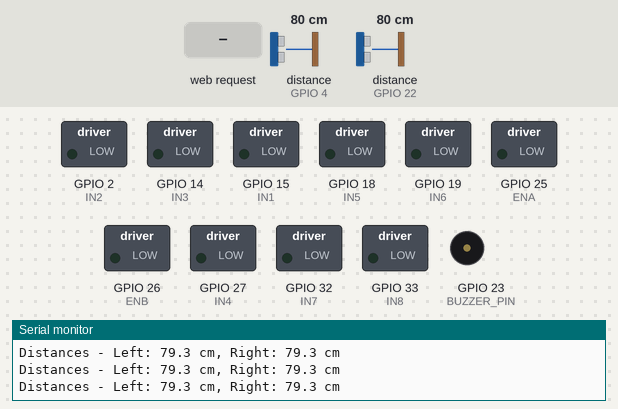
The sketch below on a simulated ESP32. Shown: switched loads named in the sketch (green lamp = pin HIGH), buzzer (waves = sounding, pin HIGH), the last lines printed to the serial monitor. Wiring (inferred from the names in the program): 2 × ultrasonic range finder: trigger GPIO 5, echo GPIO 4 / trigger GPIO 21, echo GPIO 22. Inputs (shaded band) come from the test bench; at power-on: distance to the obstacle (sensors on GPIO 4, GPIO 22) 80 cm. The echo pulse lasts 58.3 µs per cm; WiFi joins after 1.5 s; servers stay silent unless stated; pins used as bus, display or sensor lines are not drawn.

Above: at 2.7 s.
2.8 s: distance to the obstacle (sensor on GPIO 4) set to 2 cm
At 2.94 s:
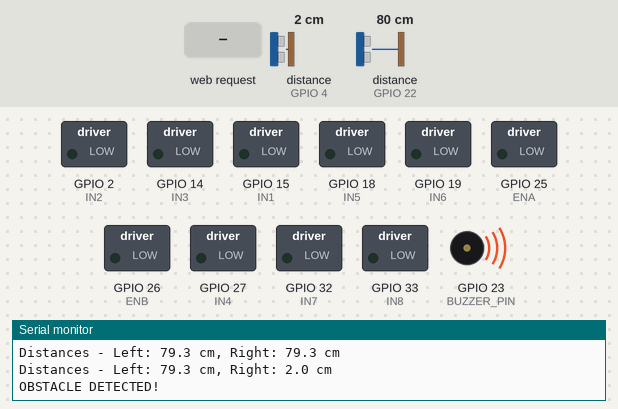
4.9 s: HTTP request GET /reach received
At 5.3 s:
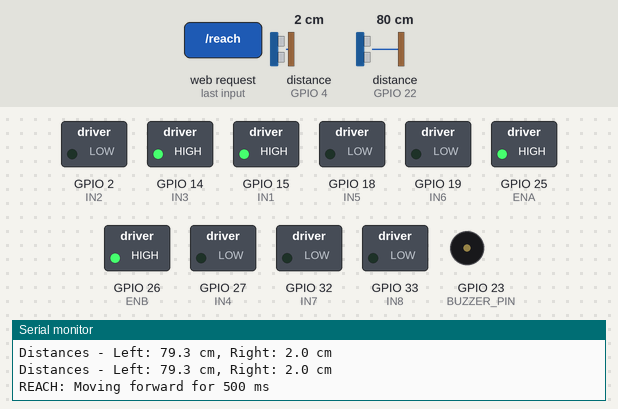
6.9 s: HTTP request GET /on_collecting received
At 8.1 s:
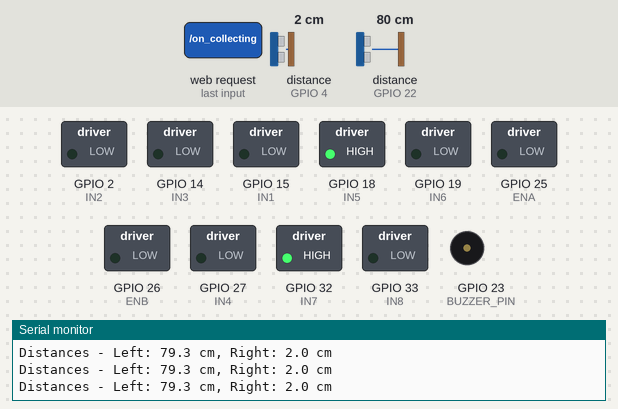
8.4 s: HTTP request GET /final_reach received
At 8.7 s:
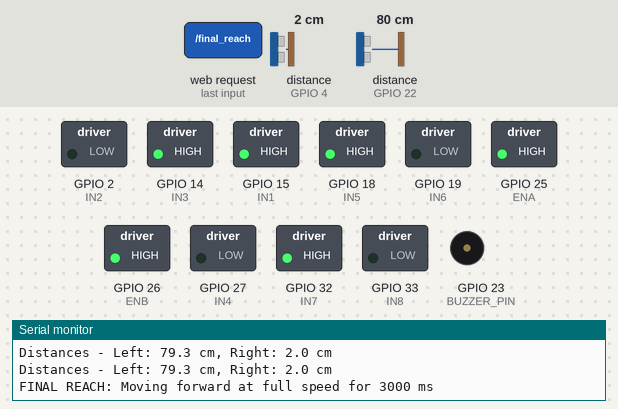
9.9 s: HTTP request GET /move?dir=reverse received
At 11.9 s:
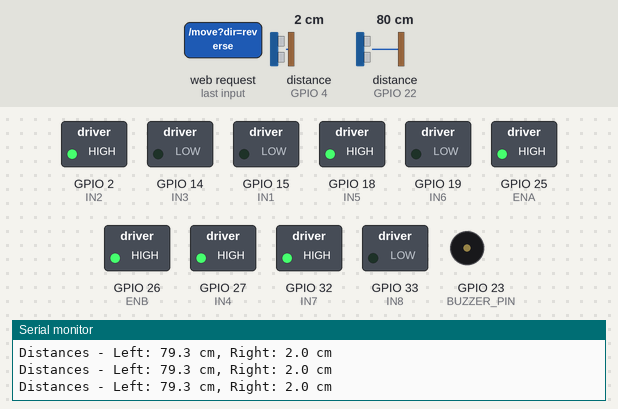
12.9 s: HTTP request GET /move?dir=right received
At 14.0 s:
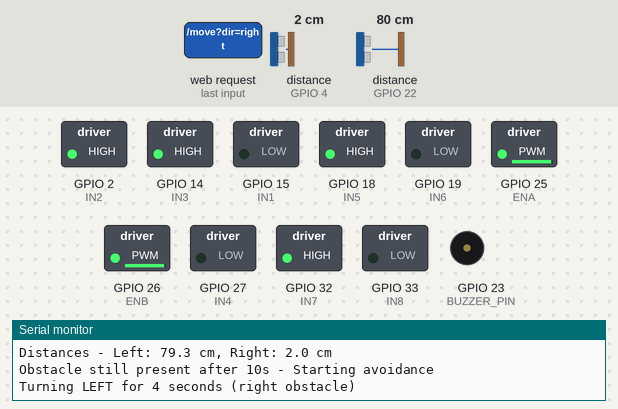
Timing chart, 0 to 23.0 s (numbered marks = the images above; inputs shaded):
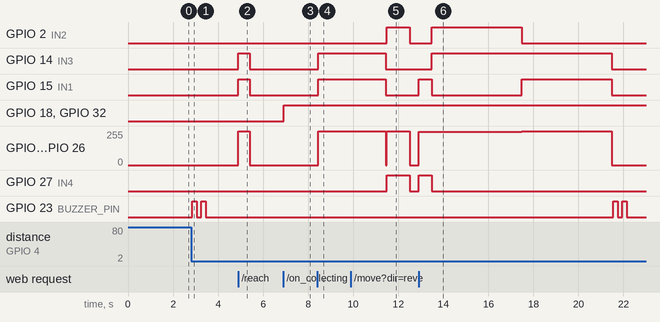

The sketch:

esp32_devkit_code.ino
```cpp
#include <WiFi.h>
#include <WebServer.h>

// L298N Motor Driver Pins - MOVEMENT
#define IN1 15
#define IN2 2
#define IN3 14
#define IN4 27
#define ENA 25  // Left motor PWM Speed Control
#define ENB 26  // Right motor PWM Speed Control

// L298N Motor Driver Pins - COLLECTING MECHANISM (No PWM needed)
#define IN5 18
#define IN6 19
#define IN7 32
#define IN8 33
// Note: Collecting motors run at full speed, no PWM enable pins needed

// HC-SR04 Ultrasonic Sensor Pins
#define TRIG_LEFT 21
#define ECHO_LEFT 22
#define TRIG_RIGHT 5
#define ECHO_RIGHT 4

// Buzzer Pin
#define BUZZER_PIN 23

// --- PWM Configuration ---
#define PWM_FREQ 5000       // 5kHz is a good frequency for L298N motors
#define PWM_RESOLUTION 8    // 8-bit resolution = values from 0-255

// --- Obstacle Detection Configuration ---
#define OBSTACLE_DISTANCE_CM 30  // Detection threshold in cm
#define WAIT_TIME_MS 10000       // 10 seconds wait time
#define TURN_TIME_MS 4000        // 4 seconds turn time (approximately 90 degrees)
#define FORWARD_TIME_MS 4000     // 4 seconds forward movement after turn
#define TURN_SPEED 250           // Speed for turning

WebServer server(80);

// WiFi Configuration
const char* ssid = "motoedge50fusion_2315";
const char* password = "12345678";

// Static IP Configuration
IPAddress staticIP(172, 31, 43, 153);
IPAddress gateway(172, 31, 43, 221);
IPAddress subnet(255, 255, 255, 0);
IPAddress primaryDNS(8, 8, 8, 8);

// --- State Variables ---
unsigned long lastCommandTime = 0;
const unsigned long TIMEOUT_MS = 1000;
bool motorsActive = false;
unsigned long reachDuration = 500;
unsigned long finalReachDuration = 3000;  // 3 seconds for the final collecting push
bool isCollecting = false;

// --- Obstacle Avoidance State ---
bool obstacleDetected = false;
unsigned long obstacleDetectedTime = 0;
bool isAvoidingObstacle = false;

// --- PWM Motor Control Functions ---
void setMotorSpeeds(int leftSpeed, int rightSpeed) {
  leftSpeed = constrain(leftSpeed, -255, 255);
  rightSpeed = constrain(rightSpeed, -255, 255);

  digitalWrite(IN1, leftSpeed > 0 ? HIGH : LOW);
  digitalWrite(IN2, leftSpeed < 0 ? HIGH : LOW);
  ledcWrite(ENA, abs(leftSpeed));

  digitalWrite(IN3, rightSpeed > 0 ? HIGH : LOW);
  digitalWrite(IN4, rightSpeed < 0 ? HIGH : LOW);
  ledcWrite(ENB, abs(rightSpeed));

  if (leftSpeed != 0 || rightSpeed != 0) {
    motorsActive = true;
    lastCommandTime = millis();
  } else {
    motorsActive = false;
  }
}

void stopMotors() {
  setMotorSpeeds(0, 0);
  if (motorsActive) {
    Serial.println("MOTORS STOPPED");
    motorsActive = false;
  }
}

void simpleMoveForward() { setMotorSpeeds(255, 255); }
void simpleMoveBackward() { setMotorSpeeds(-255, -255); }
void simpleTurnLeft() { setMotorSpeeds(-TURN_SPEED, TURN_SPEED); }
void simpleTurnRight() { setMotorSpeeds(TURN_SPEED, -TURN_SPEED); }

// --- Buzzer Functions ---
void beepOnOff() {
  digitalWrite(BUZZER_PIN, HIGH);
  delay(200);
  digitalWrite(BUZZER_PIN, LOW);
  delay(200);
  digitalWrite(BUZZER_PIN, HIGH);
  delay(200);
  digitalWrite(BUZZER_PIN, LOW);
}

// --- Ultrasonic Sensor Functions ---
float getDistance(int trigPin, int echoPin) {
  digitalWrite(trigPin, LOW);
  delayMicroseconds(2);
  digitalWrite(trigPin, HIGH);
  delayMicroseconds(10);
  digitalWrite(trigPin, LOW);

  long duration = pulseIn(echoPin, HIGH, 30000); // 30ms timeout
  if (duration == 0) return 999; // No echo received

  float distance = duration * 0.034 / 2; // Calculate distance in cm
  return distance;
}

// --- Collector & Reach Functions ---
void startCollecting() {
  // Start both collecting motors forward at full speed
  digitalWrite(IN5, HIGH);
  digitalWrite(IN6, LOW);
  digitalWrite(IN7, HIGH);
  digitalWrite(IN8, LOW);
  isCollecting = true;
  Serial.println("COLLECTING STARTED");
}

void stopCollecting() {
  // Stop both collecting motors
  digitalWrite(IN5, LOW);
  digitalWrite(IN6, LOW);
  digitalWrite(IN7, LOW);
  digitalWrite(IN8, LOW);
  isCollecting = false;
  Serial.println("COLLECTING STOPPED");
}

void executeReach() {
  Serial.printf("REACH: Moving forward for %lu ms\n", reachDuration);
  setMotorSpeeds(255, 255);
  delay(reachDuration);
  stopMotors();
  Serial.println("REACH: Complete");
}

void executeFinalReach() {
  Serial.printf("FINAL REACH: Moving forward at full speed for %lu ms\n", finalReachDuration);
  setMotorSpeeds(255, 255);
  delay(finalReachDuration);
  stopMotors();
  Serial.println("FINAL REACH: Complete - Shuttlecock collected");
}

// --- Obstacle Detection and Avoidance ---
void checkObstacles() {
  if (isAvoidingObstacle) return; // Skip checking if already avoiding

  float leftDistance = getDistance(TRIG_LEFT, ECHO_LEFT);
  float rightDistance = getDistance(TRIG_RIGHT, ECHO_RIGHT);

  Serial.printf("Distances - Left: %.1f cm, Right: %.1f cm\n", leftDistance, rightDistance);

  bool leftObstacle = leftDistance < OBSTACLE_DISTANCE_CM;
  bool rightObstacle = rightDistance < OBSTACLE_DISTANCE_CM;

  if (leftObstacle || rightObstacle) {
    if (!obstacleDetected) {
      // First detection
      Serial.println("OBSTACLE DETECTED!");
      stopMotors();
      beepOnOff(); // On-off beep
      obstacleDetected = true;
      obstacleDetectedTime = millis();
    } else {
      // Check if 10 seconds have passed
      if (millis() - obstacleDetectedTime >= WAIT_TIME_MS) {
        Serial.println("Obstacle still present after 10s - Starting avoidance");
        isAvoidingObstacle = true;

        // Decide turn direction based on which sensor detects closer object
        if (leftObstacle && !rightObstacle) {
          // Left sensor detects, turn right
          Serial.println("Turning RIGHT for 4 seconds (left obstacle)");
          simpleTurnRight();
          delay(TURN_TIME_MS);
          stopMotors();
        } else if (rightObstacle && !leftObstacle) {
          // Right sensor detects, turn left
          Serial.println("Turning LEFT for 4 seconds (right obstacle)");
          simpleTurnLeft();
          delay(TURN_TIME_MS);
          stopMotors();
        } else {
          // Both detect, choose based on which is closer
          if (leftDistance < rightDistance) {
            Serial.println("Turning RIGHT for 4 seconds (left closer)");
            simpleTurnRight();
            delay(TURN_TIME_MS);
            stopMotors();
          } else {
            Serial.println("Turning LEFT for 4 seconds (right closer)");
            simpleTurnLeft();
            delay(TURN_TIME_MS);
            stopMotors();
          }
        }

        // Move forward for 4 seconds
        Serial.println("Moving forward for 4 seconds");
        simpleMoveForward();
        delay(FORWARD_TIME_MS);
        stopMotors();

        // Reset states
        obstacleDetected = false;
        isAvoidingObstacle = false;
        Serial.println("Avoidance complete - Resuming normal operation");
      }
    }
  } else {
    // No obstacle detected, reset flag
    if (obstacleDetected && !isAvoidingObstacle) {
      Serial.println("Obstacle cleared");
      obstacleDetected = false;
    }
  }
}

// --- Web Server Setup & Handlers ---
void connectToWiFi() {
  Serial.println("Connecting to WiFi...");
  WiFi.config(staticIP, gateway, subnet, primaryDNS);
  WiFi.begin(ssid, password);
  while (WiFi.status() != WL_CONNECTED) {
    delay(500);
    Serial.print(".");
  }
  Serial.println("\nWiFi connected!");
  Serial.print("Motor Board IP Address: ");
  Serial.println(WiFi.localIP());
}

void handleMove() {
  String direction = server.arg("dir");
  Serial.printf("Simple Move Command: %s\n", direction.c_str());
  if (direction == "forward") simpleMoveForward();
  else if (direction == "reverse") simpleMoveBackward();
  else if (direction == "left") simpleTurnLeft();
  else if (direction == "right") simpleTurnRight();
  else { server.send(400, "text/plain", "Invalid dir"); return; }
  lastCommandTime = millis();
  server.send(200, "text/plain", "OK");
}

void handleTurn() {
  if (!server.hasArg("dir") || !server.hasArg("speed")) {
    server.send(400, "text/plain", "Bad Request: Missing dir or speed");
    return;
  }
  String direction = server.arg("dir");
  int speed = server.arg("speed").toInt();
  speed = constrain(speed, 0, 255);

  Serial.printf("Turn Command: %s at speed %d\n", direction.c_str(), speed);

  if (direction == "left") {
    setMotorSpeeds(-speed, speed);
  } else if (direction == "right") {
    setMotorSpeeds(speed, -speed);
  } else {
    server.send(400, "text/plain", "Invalid turn direction");
    return;
  }
  lastCommandTime = millis();
  server.send(200, "text/plain", "OK");
}

void handleStop() {
  stopMotors();
  server.send(200, "text/plain", "STOP_OK");
}

void handleReach() { executeReach(); server.send(200, "text/plain", "REACH_OK"); }
void handleFinalReach() { executeFinalReach(); server.send(200, "text/plain", "FINAL_REACH_OK"); }
void handleCollectingOn() { startCollecting(); server.send(200, "text/plain", "COLLECT_ON_OK"); }
void handleCollectingOff() { stopCollecting(); server.send(200, "text/plain", "COLLECT_OFF_OK"); }

void setup() {
  Serial.begin(115200);

  // Motor pins
  pinMode(IN1, OUTPUT); pinMode(IN2, OUTPUT);
  pinMode(IN3, OUTPUT); pinMode(IN4, OUTPUT);
  pinMode(IN5, OUTPUT); pinMode(IN6, OUTPUT);
  pinMode(IN7, OUTPUT); pinMode(IN8, OUTPUT);

  // Ultrasonic sensor pins
  pinMode(TRIG_LEFT, OUTPUT);
  pinMode(ECHO_LEFT, INPUT);
  pinMode(TRIG_RIGHT, OUTPUT);
  pinMode(ECHO_RIGHT, INPUT);

  // Buzzer pin
  pinMode(BUZZER_PIN, OUTPUT);
  digitalWrite(BUZZER_PIN, LOW);

  // PWM Setup (only for movement motors)
  ledcAttach(ENA, PWM_FREQ, PWM_RESOLUTION);
  ledcAttach(ENB, PWM_FREQ, PWM_RESOLUTION);

  stopMotors();
  stopCollecting();

  connectToWiFi();

  // Server endpoints
  server.on("/move", HTTP_GET, handleMove);
  server.on("/turn", HTTP_GET, handleTurn);
  server.on("/stop", HTTP_GET, handleStop);
  server.on("/reach", HTTP_GET, handleReach);
  server.on("/final_reach", HTTP_GET, handleFinalReach);
  server.on("/on_collecting", HTTP_GET, handleCollectingOn);
  server.on("/off_collecting", HTTP_GET, handleCollectingOff);

  server.begin();
  Serial.println("HTTP server started.");
}

void loop() {
  if (WiFi.status() != WL_CONNECTED) {
    Serial.println("WiFi Disconnected. Attempting to reconnect...");
    connectToWiFi();
  }
  server.handleClient();

  // Check for obstacles continuously
  checkObstacles();

  // Safety timeout: If no commands are received, stop the motors
  if (motorsActive && !isAvoidingObstacle && (millis() - lastCommandTime > TIMEOUT_MS)) {
    Serial.println("Auto-stop triggered due to command timeout.");
    stopMotors();
  }

  delay(50); // Small delay to prevent loop from running too fast
}
```

Measured:
- after the input at 2.8 s, GPIO 23 (BUZZER_PIN): alternates HIGH for 0.20 s and LOW for 0.20 s, 4 changes in all, then stays LOW, starting after 0.05 s
- after the input at 4.9 s, GPIO 14 (IN3), GPIO 15 (IN1): LOW → HIGH at once, → LOW 0.50 s later; GPIO 25 (ENA), GPIO 26 (ENB): 0/255 → 255/255 at once, → 0/255 0.50 s later
- after the input at 6.9 s, GPIO 18 (IN5), GPIO 32 (IN7): LOW → HIGH at once
- after the input at 8.4 s, GPIO 14 (IN3), GPIO 15 (IN1): LOW → HIGH at once; GPIO 25 (ENA), GPIO 26 (ENB): 0/255 → 255/255 at once
- after the input at 9.9 s, GPIO 2 (IN2), GPIO 27 (IN4): LOW → HIGH after 1.6 s, → LOW 1.0 s later
- after the input at 12.9 s, GPIO 27 (IN4): LOW → HIGH at once, → LOW 0.58 s later
